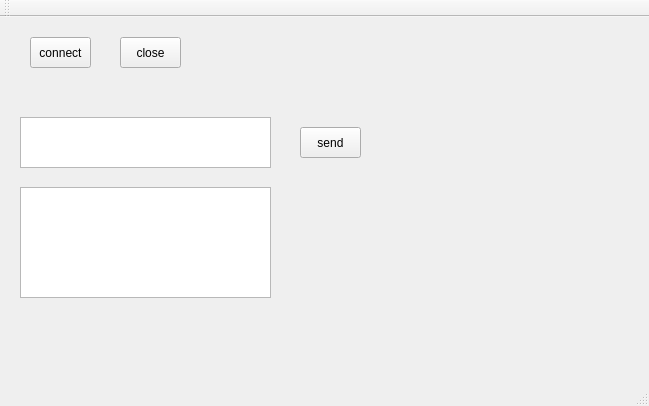
<?xml version="1.0" encoding="UTF-8"?>
<ui version="4.0">
 <class>MainWindow</class>
 <widget class="QMainWindow" name="MainWindow">
  <property name="geometry">
   <rect>
    <x>0</x>
    <y>0</y>
    <width>649</width>
    <height>406</height>
   </rect>
  </property>
  <property name="windowTitle">
   <string>MainWindow</string>
  </property>
  <widget class="QWidget" name="centralWidget">
   <widget class="QPushButton" name="pushButton">
    <property name="geometry">
     <rect>
      <x>30</x>
      <y>20</y>
      <width>61</width>
      <height>31</height>
     </rect>
    </property>
    <property name="text">
     <string>connect</string>
    </property>
   </widget>
   <widget class="QPushButton" name="pushButton_2">
    <property name="geometry">
     <rect>
      <x>300</x>
      <y>110</y>
      <width>61</width>
      <height>31</height>
     </rect>
    </property>
    <property name="text">
     <string>send</string>
    </property>
   </widget>
   <widget class="QPushButton" name="pushButton_3">
    <property name="geometry">
     <rect>
      <x>120</x>
      <y>20</y>
      <width>61</width>
      <height>31</height>
     </rect>
    </property>
    <property name="text">
     <string>close</string>
    </property>
   </widget>
   <widget class="QTextEdit" name="textEdit">
    <property name="geometry">
     <rect>
      <x>20</x>
      <y>100</y>
      <width>251</width>
      <height>51</height>
     </rect>
    </property>
   </widget>
   <widget class="QTextEdit" name="textEdit_2">
    <property name="geometry">
     <rect>
      <x>20</x>
      <y>170</y>
      <width>251</width>
      <height>111</height>
     </rect>
    </property>
   </widget>
  </widget>
  <widget class="QMenuBar" name="menuBar">
   <property name="geometry">
    <rect>
     <x>0</x>
     <y>0</y>
     <width>649</width>
     <height>22</height>
    </rect>
   </property>
  </widget>
  <widget class="QToolBar" name="mainToolBar">
   <attribute name="toolBarArea">
    <enum>TopToolBarArea</enum>
   </attribute>
   <attribute name="toolBarBreak">
    <bool>false</bool>
   </attribute>
  </widget>
  <widget class="QStatusBar" name="statusBar"/>
 </widget>
 <layoutdefault spacing="6" margin="11"/>
 <resources/>
 <connections/>
</ui>
